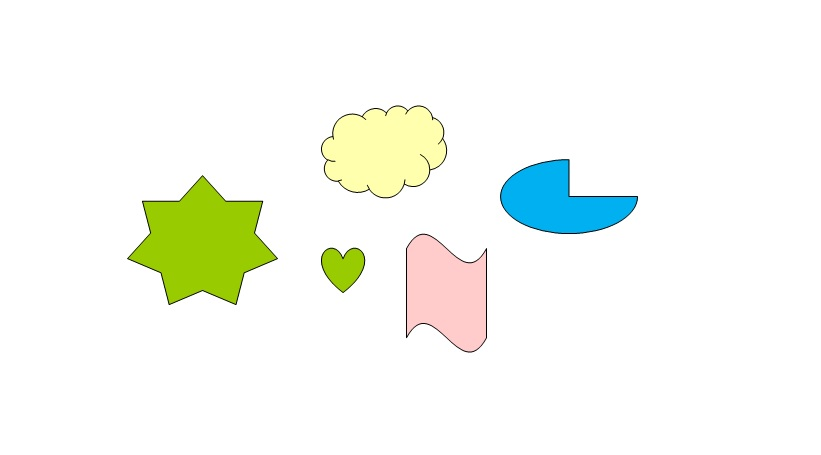
#> input picture sources/12장/images/shapes5.jpg, 821 x 455 px
$ python ex12-8.py
#> lines starting #> are read from the running program, lines starting #| are printed output that depends on the picture; after the words box and inside, x2 and y2 are one past the last pixel; in counts of white or black regions, pixels touching at a corner belong together
import cv2

img = cv2.imread("images/shapes5.jpg")
#> img is the input picture: shape (455, 821, 3); mean B, G, R 242.6, 250, 246.6
img2 = img.copy()

grayImg = cv2.cvtColor(img, cv2.COLOR_BGR2GRAY)
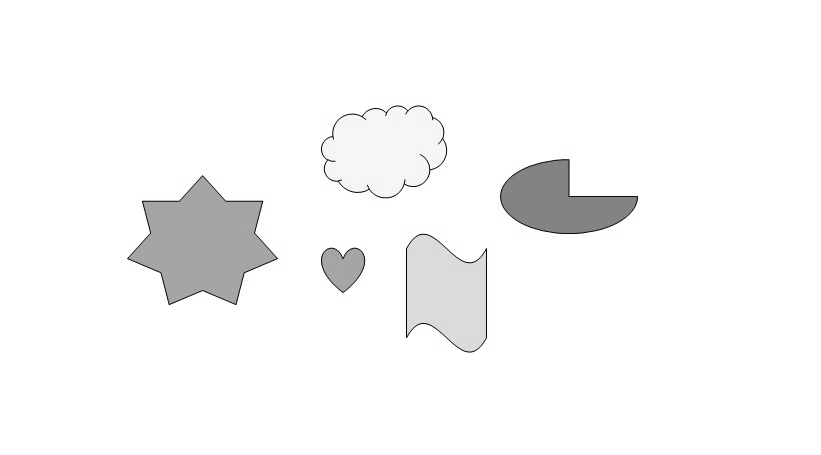
#> grayImg: shape (455, 821); min 0, max 255, mean 248.2
ret, binImg = cv2.threshold(grayImg, 127, 255, cv2.THRESH_BINARY_INV)
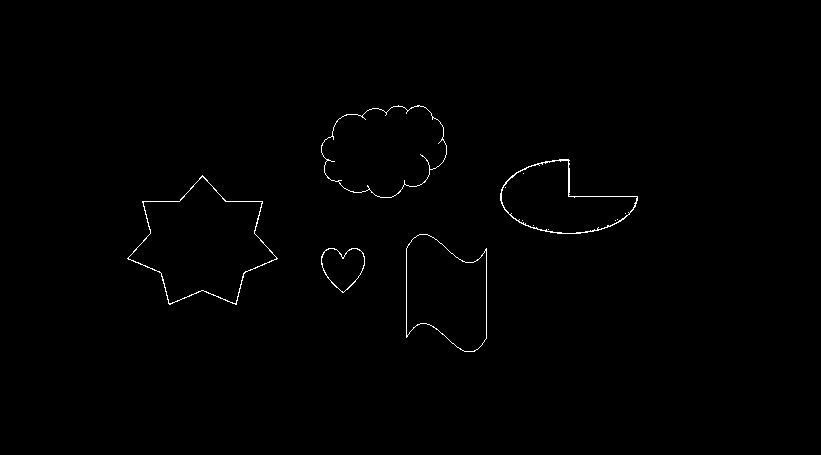
#> binImg: shape (455, 821); 0.54% white in thin lines or dots, all inside (x1, y1, x2, y2) = (127, 105, 638, 352)

ctours, hier = cv2.findContours(binImg, cv2.RETR_EXTERNAL, cv2.CHAIN_APPROX_SIMPLE)
#> ctours = 5 contours; box (x1, y1, x2, y2) and area: (127, 175, 278, 305) 10958, (321, 105, 447, 198) 8640, (406, 234, 487, 352) 7140, (500, 159, 638, 234) 5973, (321, 248, 365, 293) 1321

for con in ctours:
    # 전체 둘레의 0.05로 오차 범위 지정
    epsilon = 0.05 * cv2.arcLength(con, True)
    # 단순화된 외곽선 계산
    appr = cv2.approxPolyDP(con, epsilon, True)
    # 이미지에 외곽선 표시
    cv2.drawContours(img, [con], -1, (0,255,0), 3)
    cv2.drawContours(img2, [appr], -1, (0,255,0), 3)
    # 볼록 여부 판별
    print("외곽선 형태 :", "볼록" if cv2.isContourConvex(appr) else "오목")
#> this loop made 5 passes
#> epsilon on passes 3 to 5: 25.54, 18.81, 19.54
#> (epsilon, appr) on passes 1 to 2: (7.67, [[328, 248], [323, 270], [343, 292], [363, 253]]), (19.54, [[419, 234], [406, 337], [474, 351], [486, 248]])
#| 외곽선 형태 : 볼록
#| 외곽선 형태 : 볼록
#| 외곽선 형태 : 볼록
#| 외곽선 형태 : 오목
#| 외곽선 형태 : 볼록
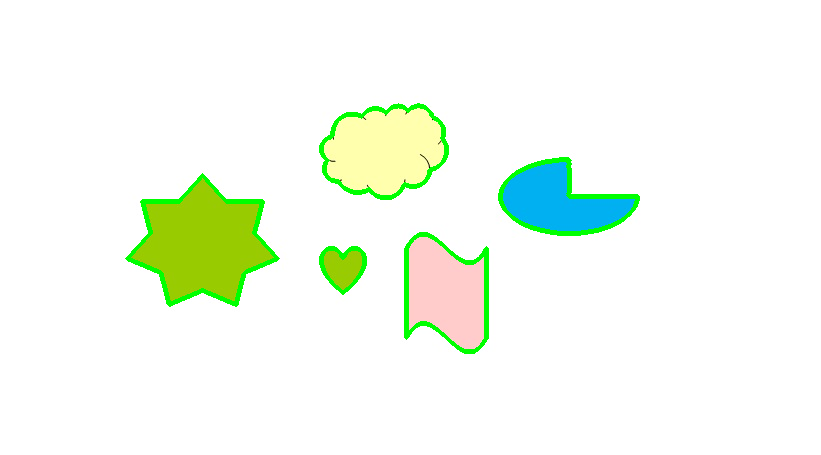
#> img: shape (455, 821, 3); 2.1% of pixels changed, all inside (x1, y1, x2, y2) = (125, 103, 640, 354)
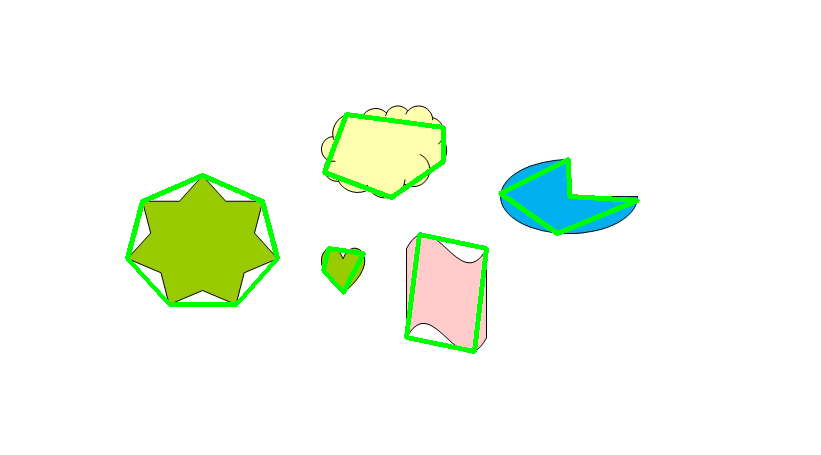
#> img2: shape (455, 821, 3); 2.08% of pixels changed, all inside (x1, y1, x2, y2) = (125, 112, 640, 354)

# 결과 출력
cv2.imshow('contour', img)
cv2.imshow('approx', img2)
cv2.waitKey()
cv2.destroyAllWindows()

$ run again, with sources/12장/images/shapes1.jpg copied over sources/12장/images/shapes5.jpg
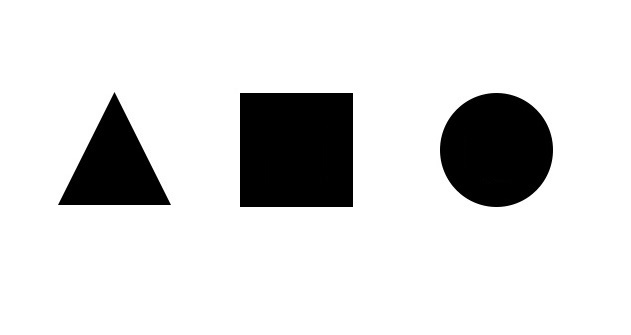
#> input picture sources/12장/images/shapes1.jpg, 631 x 335 px
#> img is the input picture: shape (335, 631, 3); min 0, max 255, mean 219.6
#> `ret, binImg = cv2.threshold(grayImg, 127, 255, cv2.THRESH_BINARY_INV)`:
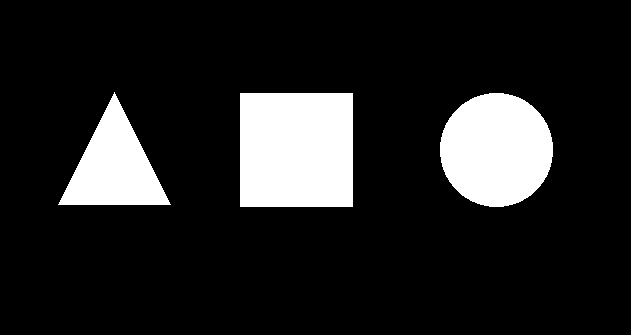
#> binImg: shape (335, 631); 13.9% white; 3 white regions
#> ctours = 3 contours; box (x1, y1, x2, y2) and area: (240, 93, 353, 207) 12656, (440, 93, 553, 207) 9963, (58, 92, 171, 205) 6216
#> the loop `for con in ctours:` made 3 passes
#> (epsilon, appr) on passes 1 to 3: (18.63, [[489, 93], [440, 156], [503, 206], [552, 142]]), (22.5, [[240, 93], [240, 206], [352, 206], [352, 93]]), (19.12, [[114, 92], [58, 204], [170, 204]])
#> (printed output is left out)
#> after the loop `for con in ctours:`:
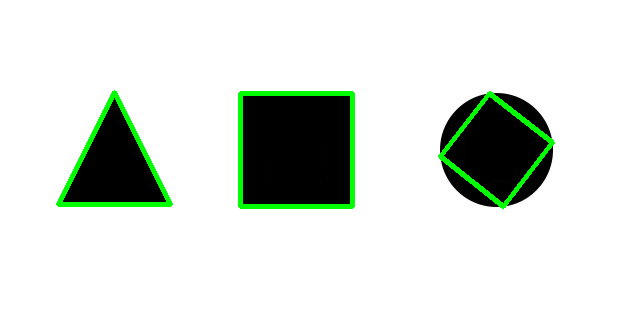
#> img2: shape (335, 631, 3); 2.64% of pixels changed, all inside (x1, y1, x2, y2) = (56, 90, 555, 209)
